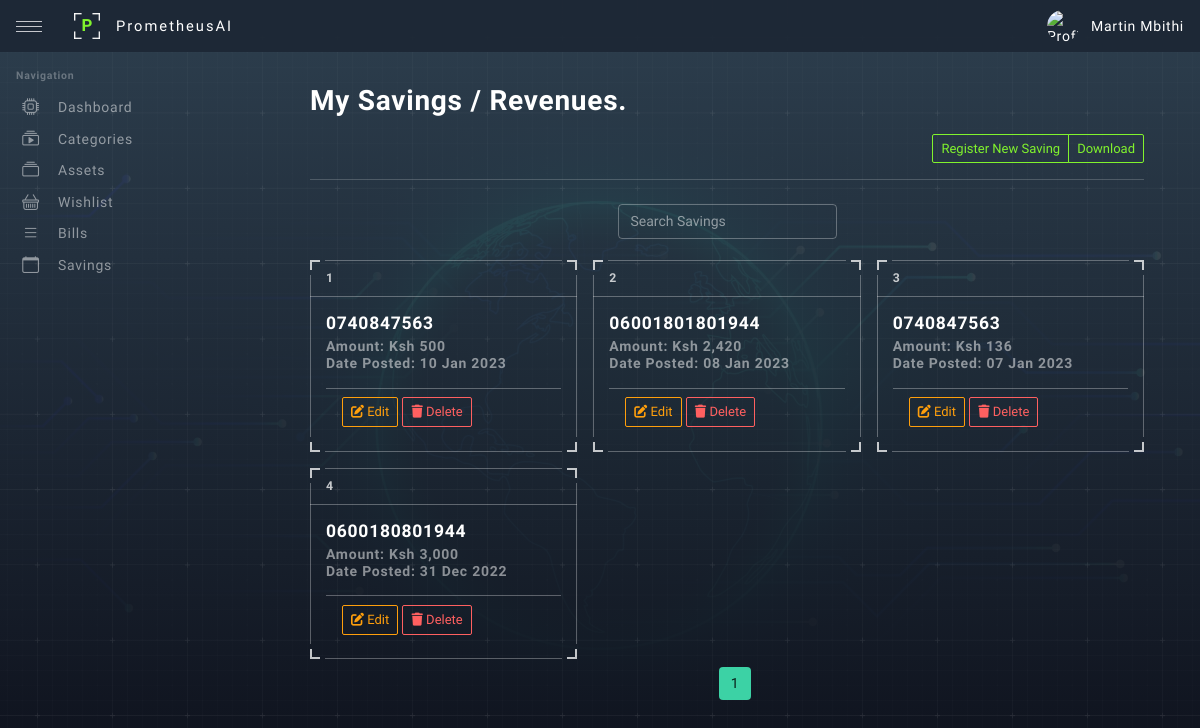
Page /views/savings.php (signed in) on the committed database.
### tables this page shows
CREATE TABLE `savings` (
  `saving_id` int(200) NOT NULL,
  `saving_user_id` int(200) NOT NULL,
  `saving_account` varchar(200) NOT NULL,
  `saving_amount` varchar(200) NOT NULL,
  `saving_date` varchar(200) NOT NULL
);

### views/savings.php (the view, shortened to what this page needs)
<?php
require_once('../config/config.php');
require_once('../helpers/savings.php');
require_once('../partials/head.php');
?>
<body>
    <div id="app" class="app">
        <?php require_once('../partials/header.php'); ?>
        <?php require_once('../partials/sidenavigation.php'); ?>
        <div id="content" class="app-content">
            <div class="container">
                <div class="row">
                    <div class="row">
                        <div class="col-xl-12">
                            <h1 class="page-header">
                                My Savings / Revenues.
                            </h1>
                            <div class="d-flex justify-content-end">
                                <div class="btn-group">
                                    <button type="button" data-bs-toggle="modal" data-bs-target="#add_modal" class="btn-sm btn btn-outline-lime"><span>Register New Saving</button>
                                    <button type="button" data-bs-toggle="modal" data-bs-target="#download_savings" class="btn-sm btn btn-outline-lime"><span>Download</button>
                                </div>
                            </div>
                            <hr class="mb-4" />
                            <div class="d-flex justify-content-center">
                                <div class="row g-3 align-items-center">
                                    <div class="col-auto">
                                        <input class="form-control" type="text" id="Asset_Category_Search" onkeyup="FilterFunction()" placeholder="Search Savings">
                                    </div>
                                </div>
                            </div>
                            <br>
                            <div class="row row-cols-1 row-cols-md-2 g-3">
                                <?php
                                $per_page_record = 12;
                                if (isset($_GET["page"])) {
                                    $page  = $_GET["page"];
                                } else {
                                    $page = 1;
                                }
                                $start_from = ($page - 1) * $per_page_record;
                                $saving_sql = mysqli_query(
                                    $mysqli,
                                    "SELECT * FROM savings
                                    WHERE saving_user_id = '{$_SESSION['user_id']}'
                                    ORDER BY  saving_date DESC LIMIT $start_from, $per_page_record"
                                );
                                $cnt = 1;
                                if (mysqli_num_rows($saving_sql) > 0) {
                                    while ($savings = mysqli_fetch_array($saving_sql)) {
                                ?>
                                        <div class="col-sm-12 col-lg-4 col-xl-4">
                                            <div class="card Asset_Category_Name">
                                                <div class="card-header fw-bold small"><?php echo $cnt; ?></div>
                                                <div class="card-body">
                                                    <h5 class="card-title"><?php echo $savings['saving_account']; ?></h5>
                                                    <h6 class="card-subtitle mb-3 text-white text-opacity-50">
                                                        Amount: Ksh <?php echo number_format($savings['saving_amount']); ?> <br>
                                                        Date Posted: <?php echo date('d M Y', strtotime($savings['saving_date'])); ?><br>
                                                    </h6>
                                                    <div class="card-footer">
                                                        <button data-bs-toggle="modal" data-bs-target="#update_<?php echo $savings['saving_id']; ?>" class="btn btn-sm btn-outline-warning"><i class="fas fa-edit"></i> Edit</button>
                                                        <button data-bs-toggle="modal" data-bs-target="#delete_<?php echo $savings['saving_id']; ?>" class="btn btn-sm btn-outline-danger"><i class="fas fa-trash"></i> Delete</button>
                                                    </div>
                                                </div>
                                                <div class="card-arrow">
                                                    <div class="card-arrow-top-left "></div>
                                                    <div class="card-arrow-top-right"></div>
                                                    <div class="card-arrow-bottom-left"></div>
                                                    <div class="card-arrow-bottom-right"></div>
                                                </div>
                                            </div>
                                        </div>
                                <?php
                                        $cnt = $cnt + 1;
                                        include('../modals/savings.php');
                                    }
                                } ?>
                            </div>
                        </div>
                    </div>
                    <?php include('../paginations/savings.php'); ?>
                </div>
            </div>
        </div>
    </div>
</body>
</html>

### rows in the picture
savings: saving_account "0740847563", saving_amount "500", saving_date "10 Jan 2023"
savings: saving_account "06001801801944", saving_amount "2,420", saving_date "08 Jan 2023"
savings: saving_account "0740847563", saving_amount "136", saving_date "07 Jan 2023"
savings: saving_account "0600180801944", saving_amount "3,000", saving_date "31 Dec 2022"

### other values in the picture
$_SESSION['user_name'] "Martin Mbithi"
